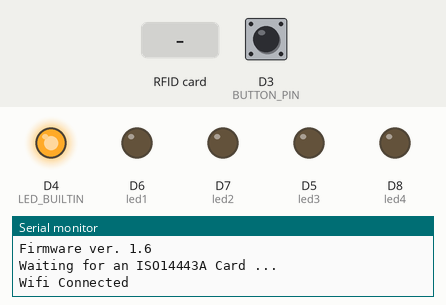
Bench run of a sketch on a simulated ESP8266 (NodeMCU). On the bench: output pins drawn as LEDs (lit = HIGH, except the on-board LED, lit = LOW), the last lines printed to the serial monitor. The test bench sets the inputs (shaded band); at power-on: D3 (BUTTON_PIN) LOW. WiFi joins after 1.5 s; servers stay silent unless stated; EEPROM starts erased.

Above: at 3.0 s.
3.1 s: RFID card BE CE 81 6E held to the reader
At 3.5 s:
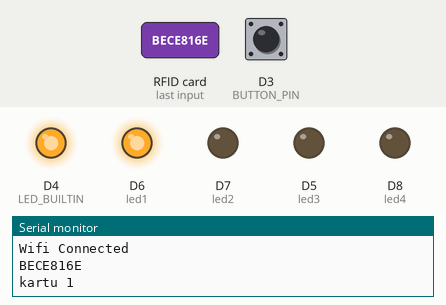
5.6 s: RFID card BE E0 80 6E held to the reader
At 6.4 s:
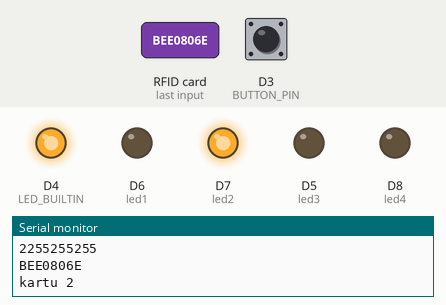
Timing chart, 0 to 8.6 s (numbered marks = the images above; inputs shaded):
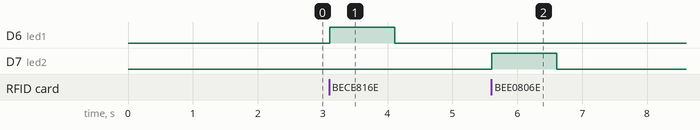

Measured:
- after the input at 3.1 s, D6 (led1): LOW → HIGH at once, → LOW 1.0 s later
- after the input at 5.6 s, D7 (led2): LOW → HIGH at once, → LOW 1.0 s later

The sketch:

blynk.ino
```cpp
#define BLYNK_TEMPLATE_ID "TMPL6IV5rJD-8"
#define BLYNK_TEMPLATE_NAME "habito"
#define BLYNK_AUTH_TOKEN "sV5joh29UM4vTuboABLfa0qZqLwE184_"
#define BLYNK_PRINT Serial


#include <ESP8266WiFi.h>
#include <BlynkSimpleEsp8266.h>
#include "Wire.h"
#include "PN532_I2C.h"
#include "PN532.h"
#include <EEPROM.h>


char ssid[] = "NOLA 37G";
char pass[] = "12345678";
char auth[] = BLYNK_AUTH_TOKEN;

PN532_I2C pn532i2c(Wire);
PN532 nfc(pn532i2c);

String userRFID = "";

int led1 = D6;
int led2 = D7;
int led3 = D5;
int led4 = D8;

int address1 = 0;
int address2 = 1;
int address3 = 2;
int address4 = 3;

const int BUTTON_PIN = D3;
const int SHORT_PRESS_TIME = 1000;

// Variables will change:
int lastState = LOW;
int currentState;
unsigned long pressedTime  = 0;
unsigned long releasedTime = 0;


BlynkTimer timer;


// This function is called every time the device is connected to the Blynk.Cloud


// This function sends Arduino's uptime every second to Virtual Pin 2.


int LED1 = D5;
int LED2 = D6;
int LED3 = D7;
int LED4 = D8;
int buton = D3;


void setup() {
  // put your setup code here, to run once:
  Serial.begin(115200);
  pinMode(LED1,OUTPUT);
  pinMode(LED2,OUTPUT);
  pinMode(LED3,OUTPUT);
  pinMode(LED4,OUTPUT);
  pinMode(buton,INPUT);
  EEPROM.begin(512);
  nfc.begin();

  uint32_t versiondata = nfc.getFirmwareVersion();
  if (! versiondata) {
    Serial.print("Didn't find PN53x board");
    while (1); // halt
  }
  // Got ok data, print it out!
  Serial.print("Found chip PN5"); Serial.println((versiondata >> 24) & 0xFF, HEX);
  Serial.print("Firmware ver. "); Serial.print((versiondata >> 16) & 0xFF, DEC);
  Serial.print('.'); Serial.println((versiondata >> 8) & 0xFF, DEC);

  //  Non-blocking procedure
  nfc.setPassiveActivationRetries(0x01);

  // configure board to read RFID tags
  nfc.SAMConfig();

  Serial.println("Waiting for an ISO14443A Card ...");


  pinMode(LED_BUILTIN,OUTPUT);
   WiFi.begin(ssid, pass);
  Blynk.begin(auth, ssid, pass);
  while (WiFi.status() != WL_CONNECTED)
  {
    Serial.print(".");
    delay(500);
  }
    Serial.println("Wifi Connected");


}

void loop() {
  Blynk.run();
  timer.run();
  readRFID();


  currentState = digitalRead(BUTTON_PIN);
  if(lastState == HIGH && currentState == LOW)        // button is pressed
    pressedTime = millis();
  else if(lastState == LOW && currentState == HIGH) { // button is released
    releasedTime = millis();

    long pressDuration = releasedTime - pressedTime;

    if( pressDuration < SHORT_PRESS_TIME )
      {
        Serial.println("A short press is detected");
        Serial.println("read Eeprom");
        ledsign();
      }
    if( pressDuration > SHORT_PRESS_TIME )
      {
        Blynk.virtualWrite(V0, "--");
        Blynk.virtualWrite(V1, "--");
        Blynk.virtualWrite(V2, "--");
        Blynk.virtualWrite(V3, "--");
        Serial.println("A Long press is detected");
        Serial.println("Clear Eeprom");
        EEPROM.write(address1, 0);
        EEPROM.write(address2, 0);
        EEPROM.write(address3, 0);
        EEPROM.write(address4, 0);
         EEPROM.commit();
      }
  }

  // save the the last state
  lastState = currentState;


}
void readRFID(void)
{
  boolean success;
  uint8_t uid[] = {0, 0, 0, 0, 0, 0, 0};
  uint8_t uidLength;

  success = nfc.readPassiveTargetID(PN532_MIFARE_ISO14443A, &uid[0], &uidLength);

  if (success)
  {
    for (uint8_t i = 0; i < uidLength; i++)
    {
      if (uid[i] <= 0xF) {
        userRFID += "0";
      }
      userRFID += String(uid[i] & 0xFF, HEX);
    }
    userRFID.toUpperCase();
    Serial.println(userRFID);

    if(userRFID == "BECE816E")
    {
      Blynk.virtualWrite(V0, ">:|");
      Serial.println("kartu 1");
      Blynk.logEvent("led","says red");
      digitalWrite(led1,HIGH);
      EEPROM.write(address1, 2);
      EEPROM.commit();
      delay(1000);
      digitalWrite(led1,LOW);
      //ledsign();
    }

    if(userRFID == "BEE0806E")
    {
      Blynk.virtualWrite(V1, "YESSIR");
      Serial.println("kartu 2");
      Blynk.logEvent("led","says yellow");
      digitalWrite(led2,HIGH);
      EEPROM.write(address2, 2);
       EEPROM.commit();
      delay(1000);
      digitalWrite(led2,LOW);
     //ledsign();
    }

    if(userRFID == "6EF18B6E")
    {
      Blynk.virtualWrite(V2, "YESSIR");
      Serial.println("kartu 3");
      digitalWrite(led3,HIGH);
      Blynk.logEvent("led","says green");
      EEPROM.write(address3, 2);
       EEPROM.commit();
      delay(1000);
      digitalWrite(led3,LOW);
     //ledsign();
    }

    if(userRFID == "4E637F6E")
    {
      Blynk.virtualWrite(V3, "YESSIR");
      Blynk.logEvent("led","says blue");
      Serial.println("kartu 4");
      digitalWrite(led4,HIGH);
      EEPROM.write(address4, 2);
       EEPROM.commit();

      delay(1000);
      digitalWrite(led4,LOW);
     //ledsign();
    }

    Serial.print( EEPROM.read(address1));
    Serial.print( EEPROM.read(address2));
    Serial.print( EEPROM.read(address3));
    Serial.print( EEPROM.read(address4));
    Serial.println("");

    delay(400);
    userRFID = "";
  }
}

void ledsign()
{
  if(EEPROM.read(address1) == 2)digitalWrite(led1,HIGH);
  if(EEPROM.read(address2) == 2)digitalWrite(led2,HIGH);
  if(EEPROM.read(address3) == 2)digitalWrite(led3,HIGH);
  if(EEPROM.read(address4) == 2)digitalWrite(led4,HIGH);
  Serial.print( EEPROM.read(address1));

  Serial.print( EEPROM.read(address2));
  Serial.print( EEPROM.read(address3));
  Serial.print( EEPROM.read(address4));
  Serial.println("");
  delay(1000);
  digitalWrite(led1,LOW);
  digitalWrite(led2,LOW);
  digitalWrite(led3,LOW);
  digitalWrite(led4,LOW);

}
```
